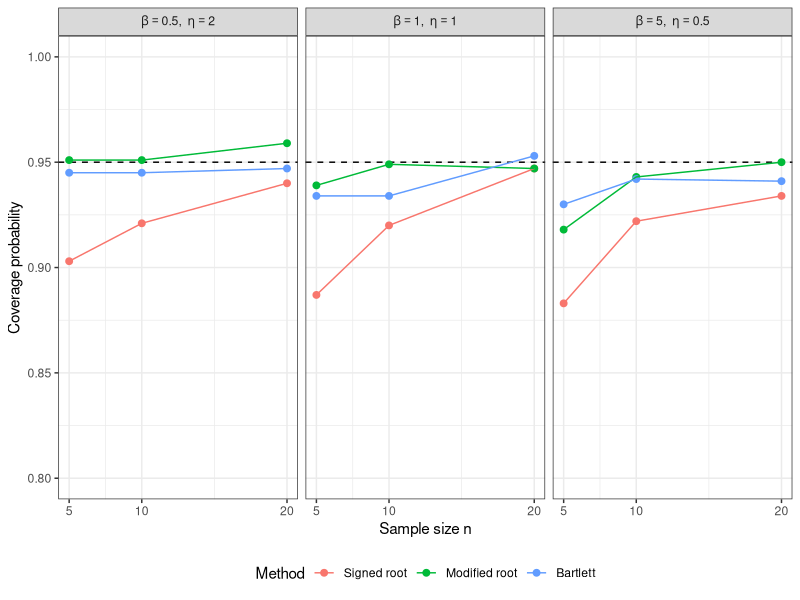
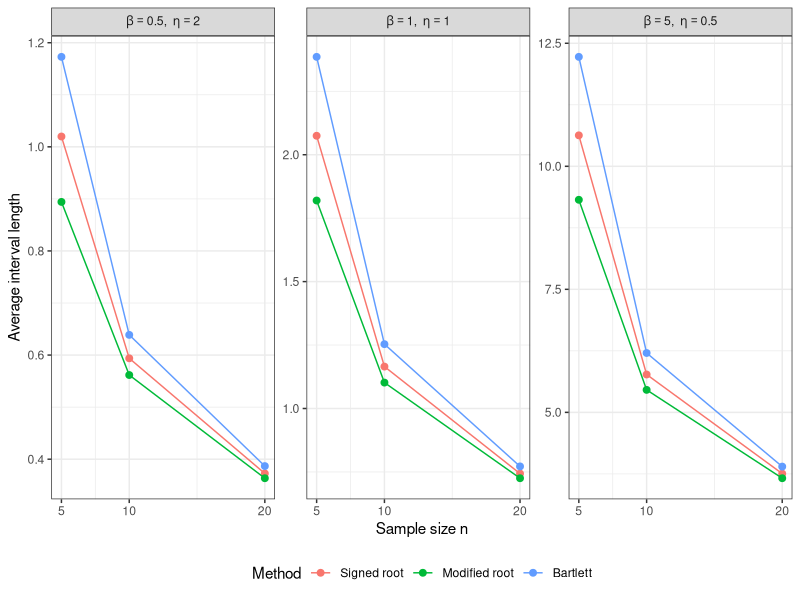

The R script that drew these images, in order: (Note: this script raises an error after producing the figures.)
#length-revise-buchang
rm(list = ls())

###############################################
## Complete data - Weibull simulation
## Parameters: shape beta
## Methods: signed root r, modified root r*, Bartlett (r²·c)
###############################################

## --------- 0. Helper: step_root ---------

step_root <- function(target_fun, init_val, step, direction = c("left", "right"),
                      max_steps = 500, tol = 1e-4) {
  direction <- match.arg(direction)
  sign_ref <- sign(target_fun(init_val))
  if (sign_ref == 0 || is.na(sign_ref)) return(init_val)
  
  step <- abs(step) * if (direction == "left") -1 else 1
  cur_val <- init_val + step
  f_prev <- target_fun(init_val)
  
  for (i in 1:max_steps) {
    f_cur <- tryCatch(target_fun(cur_val), error = function(e) NA_real_)
    if (is.na(f_cur)) {
      cur_val <- cur_val + step
      next
    }
    if (sign(f_cur) != sign_ref || f_cur == 0) {
      if (f_prev != f_cur) {
        root <- cur_val - step + (0 - f_prev) / (f_cur - f_prev) * step
        return(root)
      }
      return(cur_val)
    }
    f_prev <- f_cur
    cur_val <- cur_val + step
  }
  return(cur_val)
}

###############################################
## 1. Shape parameter - profile in beta (complete data)
###############################################

profile_ll_beta <- function(beta, x) {
  if (beta <= 0) return(-Inf)
  n  <- length(x)
  bx <- beta * x
  m  <- max(bx)
  w  <- exp(bx - m)
  K1 <- exp(m) * sum(w)
  n * log(beta) + beta * sum(x) - n * log(K1)
}

a_hat_beta <- function(beta, x) {
  n  <- length(x)
  bx <- beta * x
  m  <- max(bx)
  w  <- exp(bx - m)
  K1 <- exp(m) * sum(w)
  (log(K1) - log(n)) / beta
}

## canonical parameter in (beta, a)
delta_r_beta_a <- function(beta, a, x) {
  delta <- x - a
  r     <- exp(beta * delta)
  list(delta = delta, r = r)
}

phi_beta_a <- function(beta, a, x) {
  dr    <- delta_r_beta_a(beta, a, x)
  delta <- dr$delta
  r     <- dr$r
  S0    <- sum(1 - r)
  S1    <- sum((1 - r) * delta)
  phi1  <- beta * S0
  phi2  <- beta^2 * S1
  c(phi1, phi2)
}

phi_theta_beta_a <- function(beta, a, x) {
  dr    <- delta_r_beta_a(beta, a, x)
  delta <- dr$delta
  r     <- dr$r
  
  S0 <- sum(1 - r)
  S1 <- sum((1 - r) * delta)
  
  dS0_a <- sum(beta * r)
  dS0_b <- -sum(delta * r)
  
  dS1_a <- sum(beta * r * delta - (1 - r))
  dS1_b <- -sum(delta^2 * r)
  
  phi1_a <- beta^2 * sum(r)
  phi1_b <- S0 - beta * sum(delta * r)
  
  phi2_a <- beta^2 * dS1_a
  phi2_b <- 2 * beta * S1 + beta^2 * dS1_b
  
  matrix(
    c(phi1_b, phi1_a,
      phi2_b, phi2_a),
    nrow = 2, byrow = TRUE
  )
}

phi_lambda_beta_a <- function(beta, a, x) {
  dr    <- delta_r_beta_a(beta, a, x)
  delta <- dr$delta
  r     <- dr$r
  phi1_a <- beta^2 * sum(r)
  dS1_a  <- sum(beta * r * delta - (1 - r))
  phi2_a <- beta^2 * dS1_a
  c(phi1_a, phi2_a)
}

J_beta_a <- function(beta, a, x) {
  n     <- length(x)
  dr    <- delta_r_beta_a(beta, a, x)
  delta <- dr$delta
  r     <- dr$r
  
  J_bb <- n / beta^2 + sum(delta^2 * r)
  J_aa <- beta^2 * sum(r)
  J_ba <- n - sum(r) - beta * sum(delta * r)
  
  matrix(
    c(J_bb, J_ba,
      J_ba, J_aa),
    nrow = 2, byrow = TRUE
  )
}

mle_beta_profile <- function(x) {
  f <- function(logb) {
    beta <- exp(logb)
    -profile_ll_beta(beta, x)
  }
  opt <- optimize(f, interval = c(log(1e-3), log(1e3)))
  beta_hat <- exp(opt$minimum)
  ll_max   <- -opt$objective
  a_hat    <- a_hat_beta(beta_hat, x)
  list(beta_hat = beta_hat, a_hat = a_hat, ll_max = ll_max)
}

r_beta <- function(beta0, x, mle_obj = NULL) {
  if (beta0 <= 0) stop("beta0 must be positive")
  if (is.null(mle_obj)) mle_obj <- mle_beta_profile(x)
  beta_hat <- mle_obj$beta_hat
  ll_hat   <- mle_obj$ll_max
  ll0      <- profile_ll_beta(beta0, x)
  r <- sign(beta_hat - beta0) * sqrt(max(0, 2 * (ll_hat - ll0)))
  r
}

rstar_beta <- function(beta0, x, mle_obj = NULL) {
  if (beta0 <= 0) stop("beta0 must be positive")
  if (is.null(mle_obj)) mle_obj <- mle_beta_profile(x)
  
  beta_hat <- mle_obj$beta_hat
  a_hat    <- mle_obj$a_hat
  ll_hat   <- mle_obj$ll_max
  
  ll0 <- profile_ll_beta(beta0, x)
  r   <- sign(beta_hat - beta0) * sqrt(max(0, 2 * (ll_hat - ll0)))
  if (!is.finite(r) || abs(r) < 1e-10) return(0)
  
  a0 <- a_hat_beta(beta0, x)
  
  phi_hat    <- phi_beta_a(beta_hat, a_hat, x)
  phi_constr <- phi_beta_a(beta0, a0, x)
  phi_diff   <- phi_hat - phi_constr
  
  phi_lambda_constr <- phi_lambda_beta_a(beta0, a0, x)
  phi_theta_hat     <- phi_theta_beta_a(beta_hat, a_hat, x)
  
  J_hat    <- J_beta_a(beta_hat, a_hat, x)
  J_constr <- J_beta_a(beta0,    a0,    x)
  J_aa_constr <- J_constr[2, 2]
  
  if (!is.finite(J_aa_constr) || J_aa_constr <= 0) return(r)
  
  num_det  <- det(cbind(phi_diff, phi_lambda_constr))
  den_det  <- det(phi_theta_hat)
  detJ_hat <- det(J_hat)
  
  if (!is.finite(num_det) || !is.finite(den_det) || !is.finite(detJ_hat)) return(r)
  if (detJ_hat <= 0) detJ_hat <- abs(detJ_hat)
  
  q_val <- (num_det / den_det) * sqrt(detJ_hat / J_aa_constr)
  if (!is.finite(q_val)) return(r)
  if (q_val * r <= 0) q_val <- abs(q_val) * sign(r)
  
  out <- r + (1 / r) * log(q_val / r)
  if (!is.finite(out)) out <- r
  out
}

###############################################
## 2. CI functions for shape_beta (three methods)
###############################################

ci_beta_signed <- function(x, conf_level = 0.95) {
  z <- qnorm((1 + conf_level) / 2)
  mle <- tryCatch(mle_beta_profile(x), error = function(e) NULL)
  if (is.null(mle)) return(c(NA_real_, NA_real_))
  beta_hat <- mle$beta_hat
  if (is.na(beta_hat) || beta_hat <= 0) return(c(NA_real_, NA_real_))
  
  target <- function(b) {
    if (b <= 0) return(NA_real_)
    r_val <- tryCatch(r_beta(b, x, mle), error = function(e) NA_real_)
    if (is.na(r_val)) return(NA_real_)
    abs(r_val) - z
  }
  step <- max(0.01, beta_hat * 0.02)
  L <- step_root(target, beta_hat, step, "left",  max_steps = 200)
  U <- step_root(target, beta_hat, step, "right", max_steps = 200)
  c(L, U)
}

ci_beta_modified <- function(x, conf_level = 0.95) {
  z <- qnorm((1 + conf_level) / 2)
  mle <- tryCatch(mle_beta_profile(x), error = function(e) NULL)
  if (is.null(mle)) return(c(NA_real_, NA_real_))
  beta_hat <- mle$beta_hat
  if (is.na(beta_hat) || beta_hat <= 0) return(c(NA_real_, NA_real_))
  
  target <- function(b) {
    if (b <= 0) return(NA_real_)
    rstar_val <- tryCatch(rstar_beta(b, x, mle), error = function(e) NA_real_)
    if (is.na(rstar_val)) return(NA_real_)
    abs(rstar_val) - z
  }
  step <- max(0.01, beta_hat * 0.02)
  L <- step_root(target, beta_hat, step, "left",  max_steps = 200)
  U <- step_root(target, beta_hat, step, "right", max_steps = 200)
  c(L, U)
}

ci_beta_bartlett <- function(x, conf_level = 0.95) {
  n <- length(x)
  R <- 1.56715 / n
  c_val <- 1 / (1 + R)
  chi2_thresh <- qchisq(conf_level, 1)
  
  mle <- tryCatch(mle_beta_profile(x), error = function(e) NULL)
  if (is.null(mle)) return(c(NA_real_, NA_real_))
  beta_hat <- mle$beta_hat
  if (is.na(beta_hat) || beta_hat <= 0) return(c(NA_real_, NA_real_))
  
  target <- function(b) {
    if (b <= 0) return(NA_real_)
    r_val <- tryCatch(r_beta(b, x, mle), error = function(e) NA_real_)
    if (is.na(r_val)) return(NA_real_)
    r_val^2 * c_val - chi2_thresh
  }
  step <- max(0.01, beta_hat * 0.02)
  L <- step_root(target, beta_hat, step, "left",  max_steps = 200)
  U <- step_root(target, beta_hat, step, "right", max_steps = 200)
  c(L, U)
}

###############################################
## 3. Simulation function - coverage and length for shape_beta
##    (signed root, modified root, Bartlett)
###############################################

sim_beta_cp_length <- function(
    beta_vec  = c(0.5, 1, 5),
    eta_vec   = c(2,   1, 0.5),
    n_vec     = c(5, 10, 20),
    n_rep     = 1000,
    conf_level = 0.95,
    seed      = 123
) {
  if (!is.null(seed)) set.seed(seed)
  stopifnot(length(beta_vec) == length(eta_vec))
  
  res_list <- list()
  idx <- 1
  
  for (k in seq_along(beta_vec)) {
    beta_true <- beta_vec[k]
    eta_true  <- eta_vec[k]
    
    for (n in n_vec) {
      cover_signed   <- 0
      cover_modified <- 0
      cover_bartlett <- 0
      len_signed     <- numeric(n_rep)
      len_modified   <- numeric(n_rep)
      len_bartlett   <- numeric(n_rep)
      
      for (rep in seq_len(n_rep)) {
        y <- rweibull(n, shape = beta_true, scale = eta_true)
        x <- log(y)
        
        # signed root
        ci_s <- ci_beta_signed(x, conf_level)
        if (!any(is.na(ci_s))) {
          if (ci_s[1] <= beta_true && beta_true <= ci_s[2]) cover_signed <- cover_signed + 1L
          len_signed[rep] <- ci_s[2] - ci_s[1]
        } else {
          len_signed[rep] <- NA_real_
        }
        
        # modified root
        ci_m <- ci_beta_modified(x, conf_level)
        if (!any(is.na(ci_m))) {
          if (ci_m[1] <= beta_true && beta_true <= ci_m[2]) cover_modified <- cover_modified + 1L
          len_modified[rep] <- ci_m[2] - ci_m[1]
        } else {
          len_modified[rep] <- NA_real_
        }
        
        # Bartlett (r²·c)
        ci_b <- ci_beta_bartlett(x, conf_level)
        if (!any(is.na(ci_b))) {
          if (ci_b[1] <= beta_true && beta_true <= ci_b[2]) cover_bartlett <- cover_bartlett + 1L
          len_bartlett[rep] <- ci_b[2] - ci_b[1]
        } else {
          len_bartlett[rep] <- NA_real_
        }
        
        if (rep %% 100 == 0) {
          cat("beta =", beta_true, "eta =", eta_true, "n =", n,
              "rep =", rep, "of", n_rep, "\r")
          flush.console()
        }
      }
      cat("\n")
      
      res_list[[idx]] <- data.frame(
        param   = "shape_beta",
        beta    = beta_true,
        eta     = eta_true,
        n       = n,
        method  = c("signed_root", "modified_root", "bartlett"),
        coverage = c(cover_signed, cover_modified, cover_bartlett) / n_rep,
        avg_length = c(mean(len_signed, na.rm = TRUE), 
                       mean(len_modified, na.rm = TRUE),
                       mean(len_bartlett, na.rm = TRUE))
      )
      idx <- idx + 1
    }
  }
  
  do.call(rbind, res_list)
}

# ============================================================================
# Run simulation
# ============================================================================
res_beta <- sim_beta_cp_length(
  beta_vec  = c(0.5, 1, 5),
  eta_vec   = c(2,   1, 0.5),
  n_vec     = c(5, 10, 20),
  n_rep     = 1000,
  conf_level = 0.95,
  seed      = 123
)
print(res_beta)

# ============================================================================
# Plots
# ============================================================================
library(ggplot2)
library(dplyr)

plot_data <- res_beta %>%
  mutate(
    beta_eta = case_when(
      beta == 0.5 & eta == 2   ~ "beta==0.5*','~~eta==2",
      beta == 1   & eta == 1   ~ "beta==1*','~~eta==1",
      beta == 5   & eta == 0.5 ~ "beta==5*','~~eta==0.5"
    ),
    beta_eta = factor(beta_eta,
                      levels = c("beta==0.5*','~~eta==2",
                                 "beta==1*','~~eta==1",
                                 "beta==5*','~~eta==0.5")),
    method_lab = factor(method,
                        levels = c("signed_root", "modified_root", "bartlett"),
                        labels = c("Signed root", "Modified root", "Bartlett"))
  )

# Coverage plot
p_cov <- ggplot(plot_data, aes(x = n, y = coverage, color = method_lab, group = method_lab)) +
  geom_hline(yintercept = 0.95, linetype = "dashed") +
  geom_point(size = 2) + geom_line() +
  facet_wrap(~ beta_eta, labeller = label_parsed, ncol = 3) +
  scale_x_continuous(breaks = c(5, 10, 20)) +
  scale_y_continuous(limits = c(0.80, 1.00), breaks = seq(0.80, 1.00, 0.05)) +
  labs(x = "Sample size n", y = "Coverage probability", color = "Method") +
  theme_bw() + theme(legend.position = "bottom")
print(p_cov)

# Length plot
p_len <- ggplot(plot_data, aes(x = n, y = avg_length, color = method_lab, group = method_lab)) +
  geom_point(size = 2) + geom_line() +
  facet_wrap(~ beta_eta, labeller = label_parsed, ncol = 3, scales = "free_y") +
  scale_x_continuous(breaks = c(5, 10, 20)) +
  labs(x = "Sample size n", y = "Average interval length", color = "Method") +
  theme_bw() + theme(legend.position = "bottom")
print(p_len)

plot_grid(p_cov, p_len, ncol = 1)

ggarrange(p_cov, p_len, ncol = 1, nrow = 2, common.legend = T)
